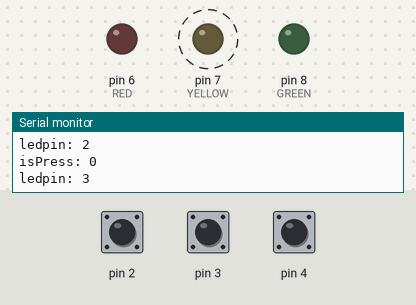
Bench run of a sketch on a simulated Arduino Uno, built with avr-gcc and run on an emulated ATmega328P. On the bench: output pins drawn as LEDs (lit = HIGH), the last lines printed to the serial monitor. Dashed ring = blinking. Inputs (shaded band) come from the test bench; at power-on: pin 2 HIGH, pin 4 HIGH, pin 3 HIGH.

Above: at 0.78 s.
1.3 s: pin 2 pulled LOW for 0.15 s
At 1.72 s:
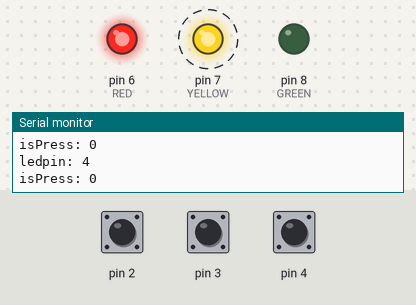
4.3 s: pin 4 pulled LOW for 0.15 s
At 6.64 s:
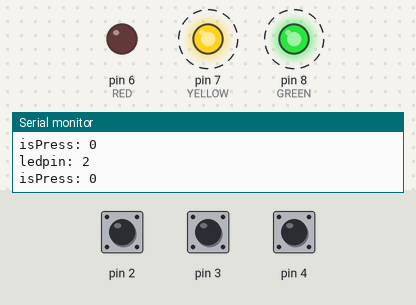
7.3 s: pin 3 pulled LOW for 0.15 s
At 8.4 s:
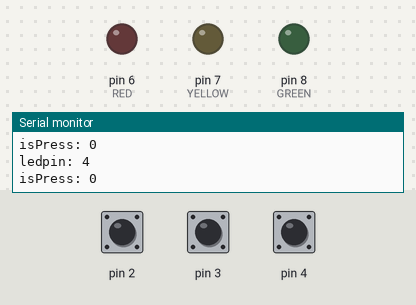
8.9 s: pin 3 pulled LOW for 1 s
At 9.49 s:
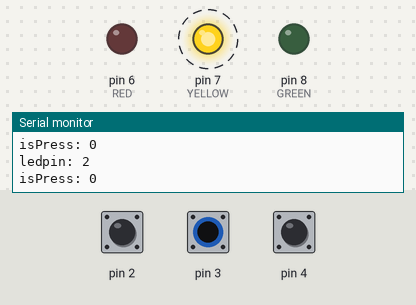
12.9 s: pin 3 pulled LOW for 3.2 s
At 13.7 s:
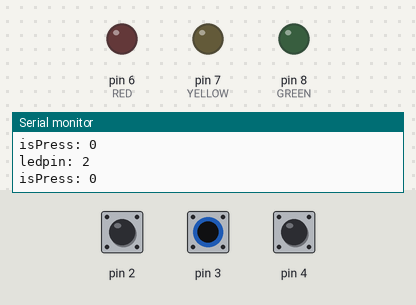
17.6 s: pin 2 pulled LOW for 1 s
At 18.8 s:
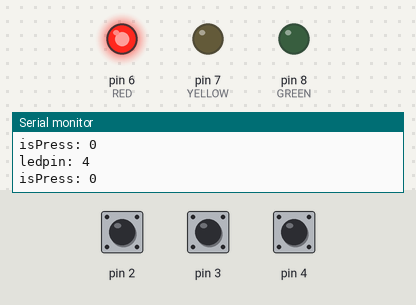
Timing chart, 0 to 22.4 s (numbered marks = the images above; inputs shaded):
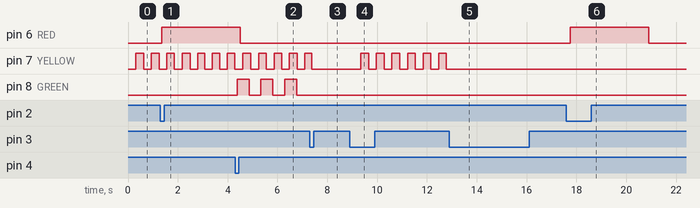

Measured:
- after the input at 1.3 s, pin 6 (RED): LOW → HIGH after 0.06 s
- after the input at 4.3 s, pin 8 (GREEN): alternates HIGH for 0.48 s and LOW for 0.48 s, starting after 0.08 s
- after the input at 7.3 s, pin 7 (YELLOW): goes on until 7.4 s, then stays LOW
- after the input at 8.9 s, pin 7 (YELLOW): alternates HIGH for 0.31 s and LOW for 0.31 s, starting after 0.44 s
- after the input at 12.9 s, pin 7 (YELLOW): stops changing and stays LOW
- after the input at 17.6 s, pin 6 (RED): LOW → HIGH after 0.15 s, → LOW 3.2 s later
- by itself, pin 7 (YELLOW): alternates HIGH for 0.31 s and LOW for 0.31 s

The sketch:

08_0604_0892.ino
```cpp
#include <Arduino_FreeRTOS.h>
#include "queue.h"

#define RED     6
#define YELLOW  7
#define GREEN   8

#define SW1     2
#define SW2     3
#define SW3     4

int YState = LOW;
unsigned long previousMillis = 0;

const long interval = 300;

bool rstat = 0;
bool ystat = 0;
bool gstat = 0;

QueueHandle_t ledREDQueue = nullptr;
QueueHandle_t ledYELLOWQueue = nullptr;
QueueHandle_t ledGREENQueue = nullptr;

const uint8_t *SWR = (uint8_t *) 2;
const uint8_t *SWY = (uint8_t *) 3;
const uint8_t *SWG = (uint8_t) 4;
const uint8_t taskParam[3][2] = { {SWR,rstat},
    {SWY, ystat},
    {SWG, gstat} };


void setup() {
  Serial.begin(9600);
  ledREDQueue =  xQueueCreate(20,sizeof(bool));
  ledYELLOWQueue =  xQueueCreate(1,sizeof(bool));
  ledGREENQueue =  xQueueCreate(1,sizeof(bool));

  xTaskCreate(redFunction, "buttonRED", 128, &taskParam[0], 1, NULL);
  xTaskCreate(yellowFunction, "buttonYELLOW", 128, &taskParam[1], 1, NULL);
  xTaskCreate(greenFunction, "buttonGREEN", 128, &taskParam[2], 1, NULL);
  xTaskCreate(LEDRED, "LEDRED", 64, NULL, 1, NULL);
  xTaskCreate(LEDYELLOW, "LEDYELLOW", 64, NULL, 1, NULL);
  xTaskCreate(LEDGREEN, "LEDGREEN", 64, NULL, 1, NULL);
}
void redFunction(void *pvParameters)
{
    uint8_t *SW = pvParameters;
    int ledPin= SW[0];
    int Bool = SW[1];
    pinMode(ledPin, INPUT_PULLUP);
    Serial.println(ledPin);
    while (true)
    {
        Serial.print("ledpin: ");
        Serial.println(ledPin);
        bool isPressed = !digitalRead(ledPin);
        Serial.print("isPress: ");
        Serial.println(isPressed);
        if (isPressed && isPressed != Bool)
        {
            Serial.println(xQueueSend(ledREDQueue, &isPressed, 0));
        }
        Bool = isPressed;
        vTaskDelay(10);
    }
}


void yellowFunction(void *pvParameters)
{
    uint8_t *SW = pvParameters;
    int ledPin= SW[0];
    int Bool = SW[1];
    pinMode(ledPin, INPUT_PULLUP);
    Serial.println(ledPin);
    while (true)
    {
        Serial.print("ledpin: ");
        Serial.println(ledPin);
        bool isPressed = !digitalRead(ledPin);
        Serial.print("isPress: ");
        Serial.println(isPressed);
        if (isPressed && isPressed != Bool)
        {
            Serial.println(xQueueSend(ledYELLOWQueue, &isPressed, 0));
        }
        Bool = isPressed;
        vTaskDelay(10);
    }
}

void greenFunction(void *pvParameters)
{
    uint8_t *SW = pvParameters;
    int ledPin= SW[0];
    int Bool = SW[1];
    pinMode(ledPin, INPUT_PULLUP);
    Serial.println(ledPin);
    while (true)
    {
        Serial.print("ledpin: ");
        Serial.println(ledPin);
        bool isPressed = !digitalRead(ledPin);
        Serial.print("isPress: ");
        Serial.println(isPressed);
        if (isPressed && isPressed != Bool)
        {
            Serial.println(xQueueSend(ledGREENQueue, &isPressed, 0));
        }
        Bool = isPressed;
        vTaskDelay(10);
    }
}


void LEDRED()
{
    pinMode(RED, OUTPUT);
    while (true)
    {
        if (xQueueReceive(ledREDQueue, nullptr, 10))
        {
            digitalWrite(RED, HIGH);
            vTaskDelay(pdMS_TO_TICKS(3000));
        }
        else
        {
            digitalWrite(RED, LOW);
        }
    }
}

void LEDYELLOW()
{
    pinMode(YELLOW, OUTPUT);
    bool blinking = true;
    while (true)
    {
        if (xQueueReceive(ledYELLOWQueue, nullptr, 1))
            blinking = !blinking;
        if (blinking)
        {
          unsigned long currentMillis = millis();
          if (currentMillis - previousMillis >= interval) {
            previousMillis = currentMillis;
            if (YState == LOW) {
              YState = HIGH;
            } else {
              YState = LOW;
            }
            digitalWrite(YELLOW, YState);
         }
        }
        else
        {
            digitalWrite(YELLOW, LOW);
        }

    }
}

void LEDGREEN()
{
    pinMode(GREEN, OUTPUT);
    while (true)
    {
        if (xQueueReceive(ledGREENQueue, nullptr, 10))
        {
         xQueueSend(ledGREENQueue, nullptr, 0);
            for (size_t i = 0; i < 6; i++)
            {
                digitalWrite(GREEN, !digitalRead(GREEN));
                vTaskDelay(pdMS_TO_TICKS(500) - 1);
            }
            xQueueReceive(ledGREENQueue, nullptr, 0);
      }
  }
}
void loop() {

}
```
